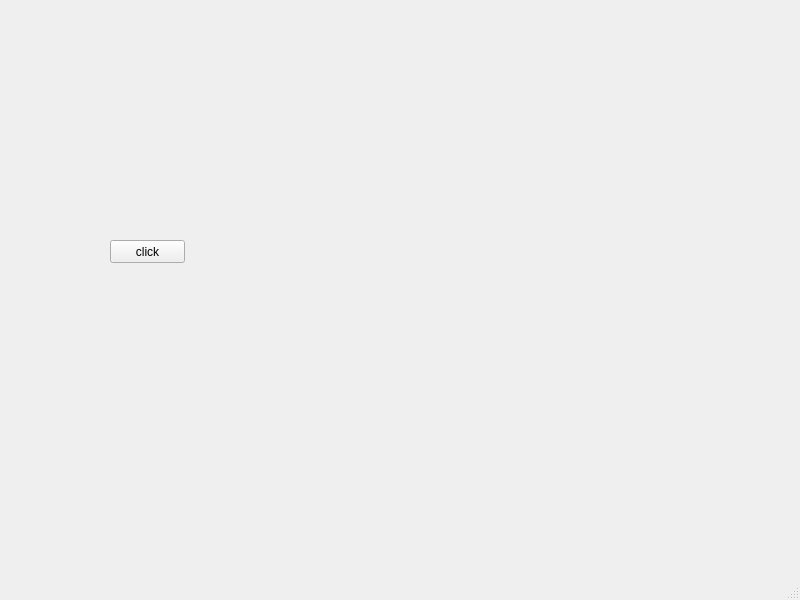
<?xml version="1.0" encoding="UTF-8"?>
<ui version="4.0">
 <class>MainWindow</class>
 <widget class="QMainWindow" name="MainWindow">
  <property name="geometry">
   <rect>
    <x>0</x>
    <y>0</y>
    <width>800</width>
    <height>600</height>
   </rect>
  </property>
  <property name="windowTitle">
   <string>MainWindow</string>
  </property>
  <property name="styleSheet">
   <string notr="true"/>
  </property>
  <widget class="QWidget" name="centralwidget">
   <widget class="QLabel" name="lbl1">
    <property name="geometry">
     <rect>
      <x>50</x>
      <y>210</y>
      <width>56</width>
      <height>12</height>
     </rect>
    </property>
    <property name="styleSheet">
     <string notr="true"/>
    </property>
    <property name="text">
     <string/>
    </property>
   </widget>
   <widget class="QLabel" name="lbl2">
    <property name="geometry">
     <rect>
      <x>120</x>
      <y>210</y>
      <width>56</width>
      <height>12</height>
     </rect>
    </property>
    <property name="styleSheet">
     <string notr="true"/>
    </property>
    <property name="text">
     <string/>
    </property>
   </widget>
   <widget class="QLabel" name="lbl3">
    <property name="geometry">
     <rect>
      <x>190</x>
      <y>210</y>
      <width>56</width>
      <height>12</height>
     </rect>
    </property>
    <property name="styleSheet">
     <string notr="true"/>
    </property>
    <property name="text">
     <string/>
    </property>
   </widget>
   <widget class="QPushButton" name="pb">
    <property name="geometry">
     <rect>
      <x>110</x>
      <y>240</y>
      <width>75</width>
      <height>23</height>
     </rect>
    </property>
    <property name="focusPolicy">
     <enum>Qt::WheelFocus</enum>
    </property>
    <property name="text">
     <string>click</string>
    </property>
   </widget>
  </widget>
  <widget class="QMenuBar" name="menubar">
   <property name="geometry">
    <rect>
     <x>0</x>
     <y>0</y>
     <width>800</width>
     <height>21</height>
    </rect>
   </property>
  </widget>
  <widget class="QStatusBar" name="statusbar"/>
 </widget>
 <resources/>
 <connections/>
</ui>
